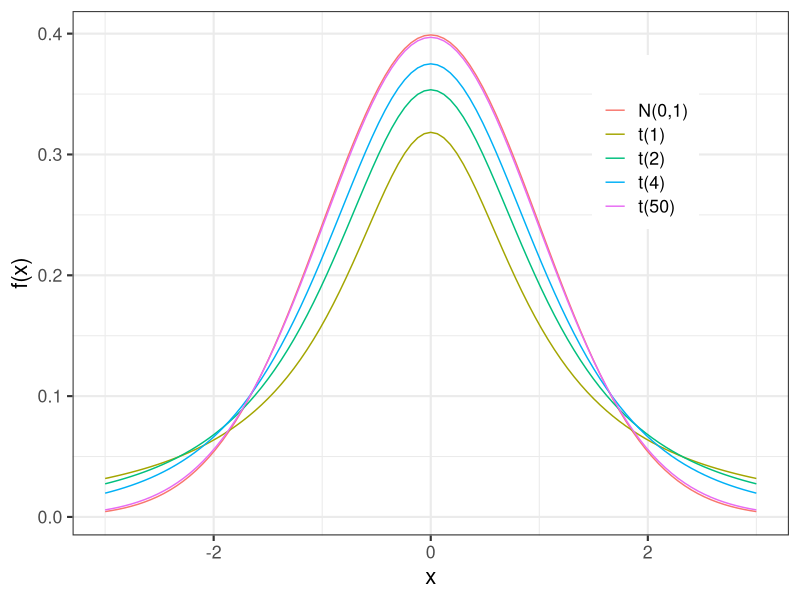
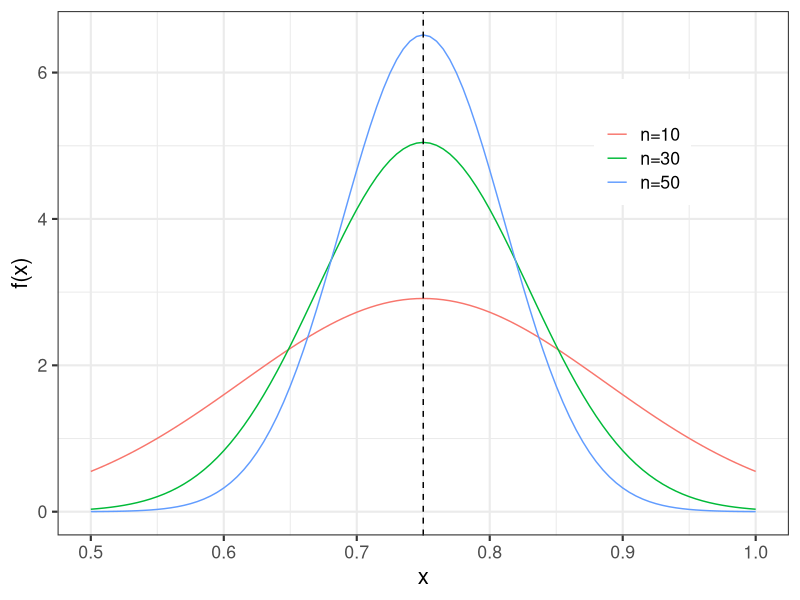
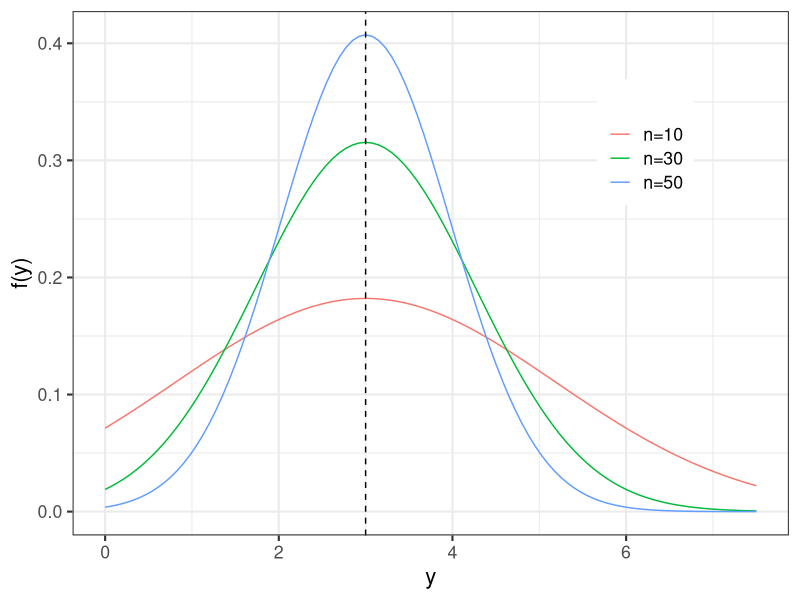
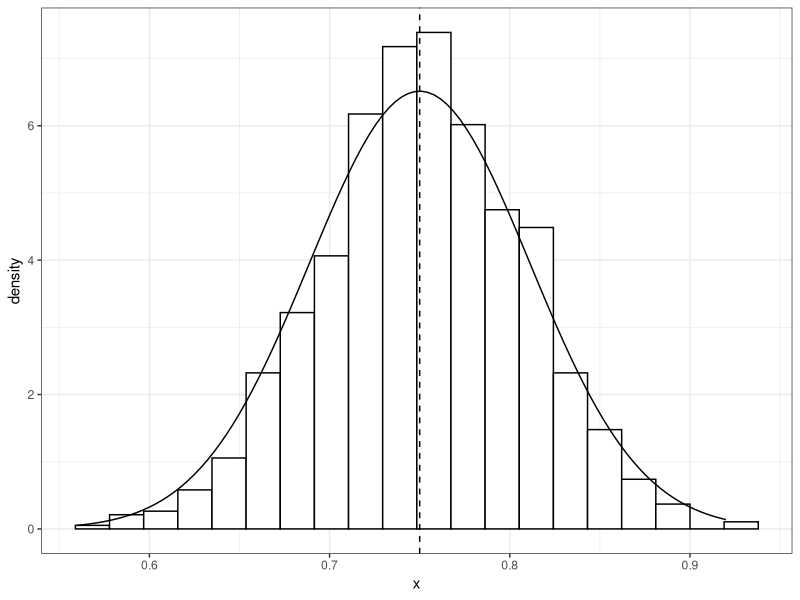
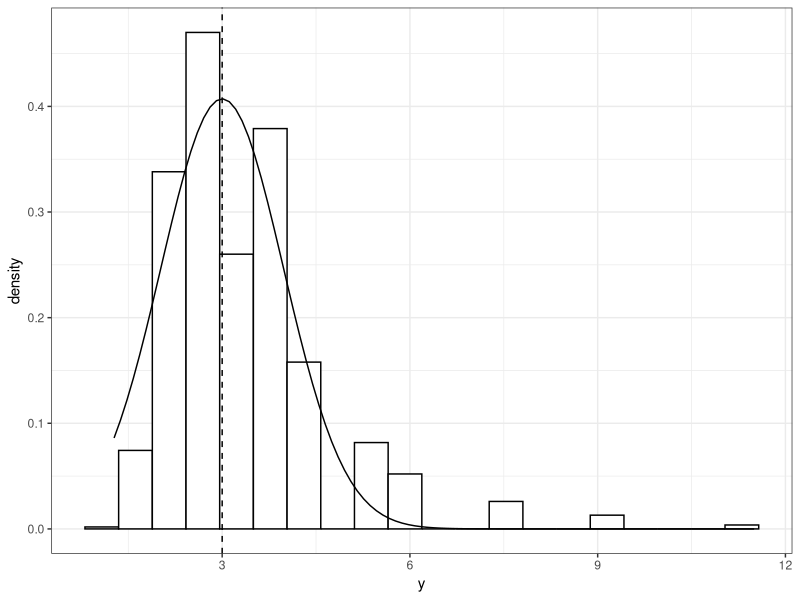

Here is the R script that generated these plots, in order:
## ---- chunk 1
library(ggplot2)
ggplot() +
  geom_function(fun = dnorm, mapping = aes(colour = "N(0,1)" ) ) +
  geom_function(fun = dt, args = list(df = 1), mapping = aes(colour = "t(1)" ) ) +
  geom_function(fun = dt, args = list(df = 2), mapping = aes(colour = "t(2)" ) ) +
  geom_function(fun = dt, args = list(df = 4), mapping = aes(colour = "t(4)" ) ) +
  geom_function(fun = dt, args = list(df = 50), mapping = aes(colour = "t(50)" ) ) +
  # scale_color_manual(values = 1:5, breaks =  1:5, labels = labels) +
  xlim(-3,3) +
  labs(
    x = "x",
    y = "f(x)",
    colour = "",
  ) + 
  theme_bw(base_size = 16) + 
    theme(legend.position = c(.8,.75))
## ---- chunk 2
n = c(10, 30, 50)
px <- ggplot() +
  geom_function(fun = dnorm, args = list(mean = 0.75, sd = sqrt(0.25 * (1-0.25) / n[1]) ), mapping = aes(colour = "n=10" ) ) +
  geom_function(fun = dnorm, args = list(mean = 0.75, sd = sqrt(0.25 * (1-0.25) / n[2]) ), mapping = aes(colour = "n=30" ) ) +
  geom_function(fun = dnorm, args = list(mean = 0.75, sd = sqrt(0.25 * (1-0.25) / n[3]) ), mapping = aes(colour = "n=50" ) ) +
  geom_vline(xintercept = 0.75, linetype=2) + 
  # geom_function(fun = dgamma, args = list(shape = param[2,1], scale = param[2,2]), 
  #               mapping = aes(colour = "2", linetype ="2" ) ) +
  # geom_function(fun = dgamma, args = list(shape = param[3,1], scale = param[3,2]), 
  #               mapping = aes(colour = "3", linetype ="3" ) ) +
  # geom_function(fun = dgamma, args = list(shape = param[4,1], scale = param[4,2]), 
  #               mapping = aes(colour = "4", linetype ="4" ) ) +
  # geom_function(fun = dgamma, args = list(shape = param[5,1], scale = param[5,2]), 
  #               mapping = aes(colour = "5", linetype ="5" ) ) +
  # scale_color_manual(values = 1:5, breaks =  1:5, labels = labels) +
  # scale_linetype_manual(values = 1:5, breaks =  1:5, labels = labels) +
  xlim(1/2, 1) +
  labs(
    x = "x",
    y = "f(x)",
    colour = "",
  ) + 
  theme_bw(base_size = 16) + 
    theme(legend.position = c(.8,.75))

px
## ---- chunk 3
py <- ggplot() +
  geom_function(fun = dnorm, args = list(mean = 0.75 / (1-0.75), sd = sqrt(0.75 * (1-0.75)  / (n[1] * (1-0.75)^4) ) ), mapping = aes(colour = "n=10" ) ) +
  geom_function(fun = dnorm, args = list(mean = 0.75 / (1-0.75), sd = sqrt(0.75 * (1-0.75)  / (n[2] * (1-0.75)^4) ) ), mapping = aes(colour = "n=30" ) ) +
  geom_function(fun = dnorm, args = list(mean = 0.75 / (1-0.75), sd = sqrt(0.75 * (1-0.75)  / (n[3] * (1-0.75)^4) ) ), mapping = aes(colour = "n=50" ) ) +
  geom_vline(xintercept = 0.75/0.25, linetype=2) + 
  # geom_function(fun = dgamma, args = list(shape = param[2,1], scale = param[2,2]), 
  #               mapping = aes(colour = "2", linetype ="2" ) ) +
  # geom_function(fun = dgamma, args = list(shape = param[3,1], scale = param[3,2]), 
  #               mapping = aes(colour = "3", linetype ="3" ) ) +
  # geom_function(fun = dgamma, args = list(shape = param[4,1], scale = param[4,2]), 
  #               mapping = aes(colour = "4", linetype ="4" ) ) +
  # geom_function(fun = dgamma, args = list(shape = param[5,1], scale = param[5,2]), 
  #               mapping = aes(colour = "5", linetype ="5" ) ) +
  # scale_color_manual(values = 1:5, breaks =  1:5, labels = labels) +
  # scale_linetype_manual(values = 1:5, breaks =  1:5, labels = labels) +
  xlim(0,7.5) +
  labs(
    x = "y",
    y = "f(y)",
    colour = "",
  ) + 
  theme_bw(base_size = 16) + 
    theme(legend.position = c(.8,.75))
 
py
## ---- chunk 4
M = 1000
x <- matrix(rbinom(50*M,size = 1,prob = .75),ncol = M)
## ---- chunk 5
library(tibble)
tibble(x = apply(x,2,FUN = function(x) mean(x))) |> 
  ggplot() + 
  geom_histogram(aes(x=x, y=..density..), bins = 20, fill="white", color=1) + 
  geom_function(fun = dnorm, args = list(mean = 0.75, sd = sqrt(0.25 * (1-0.25) / n[3]) ) ) +
  geom_vline(xintercept = 0.75, linetype=2) + 
  theme_bw()
## ---- chunk 6
ggplot() + 
  geom_histogram(data = tibble(y = apply(x,2,FUN = function(x) mean(x)/(1-mean(x)))), mapping = aes(x=y, y=..density..), bins = 20, fill="white", color=1) + 
  geom_function(fun = dnorm, args = list(mean = 0.75 / (1-0.75), sd = sqrt(0.75 * (1-0.75)  / (n[3] * (1-0.75)^4) ) ) ) +  
  geom_vline(xintercept = 0.75/0.25, linetype=2) + 
  theme_bw()

